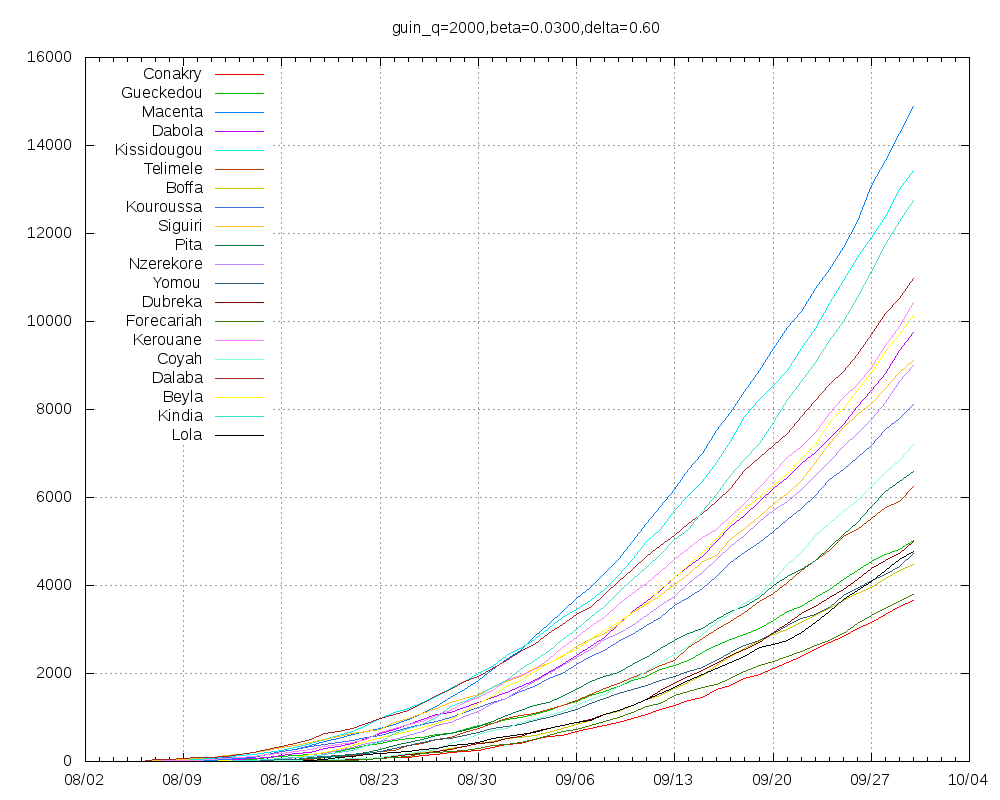

Write the gnuplot code that produced this figure.
set title "guin_q=2000,beta=0.0300,delta=0.60"
set key top left
set grid
set xdata time
set timefmt "%Y-%m-%d"
set terminal png size 1000,800
set output "guin_q=2000,beta=0.0300,delta=0.60.png"
plot "Conakry.tab" using 1:2 title "Conakry" with lines,"Gueckedou.tab" using 1:2 title "Gueckedou" with lines,"Macenta.tab" using 1:2 title "Macenta" with lines,"Dabola.tab" using 1:2 title "Dabola" with lines,"Kissidougou.tab" using 1:2 title "Kissidougou" with lines,"Telimele.tab" using 1:2 title "Telimele" with lines,"Boffa.tab" using 1:2 title "Boffa" with lines,"Kouroussa.tab" using 1:2 title "Kouroussa" with lines,"Siguiri.tab" using 1:2 title "Siguiri" with lines,"Pita.tab" using 1:2 title "Pita" with lines,"Nzerekore.tab" using 1:2 title "Nzerekore" with lines,"Yomou.tab" using 1:2 title "Yomou" with lines,"Dubreka.tab" using 1:2 title "Dubreka" with lines,"Forecariah.tab" using 1:2 title "Forecariah" with lines,"Kerouane.tab" using 1:2 title "Kerouane" with lines,"Coyah.tab" using 1:2 title "Coyah" with lines,"Dalaba.tab" using 1:2 title "Dalaba" with lines,"Beyla.tab" using 1:2 title "Beyla" with lines,"Kindia.tab" using 1:2 title "Kindia" with lines,"Lola.tab" using 1:2 title "Lola" with lines
